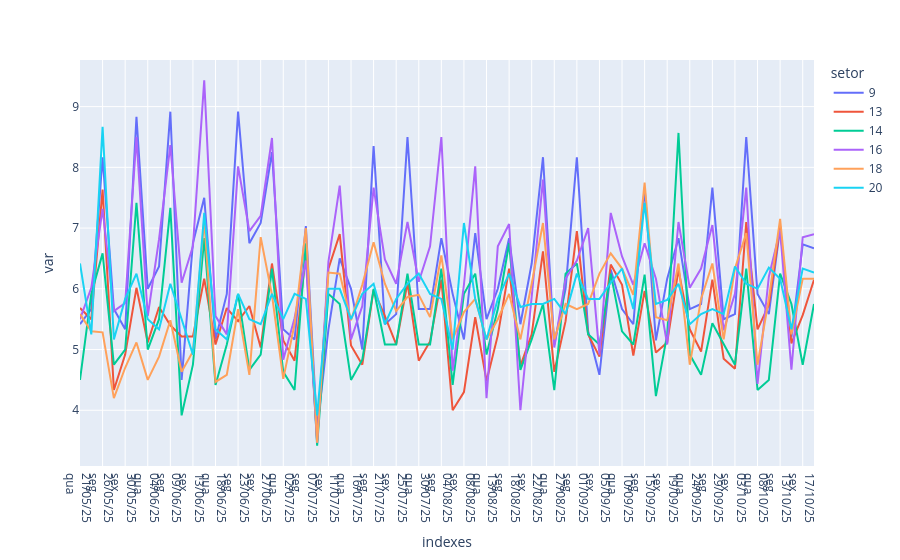

Write notebook code for a chart like this one.
### Code cell
treino  = serie_historica(df, "20/05/2025", "20/10/2025", ["seg","qua","sex"], ["DIURNO"] ,"horas_coleta")

### Figure 1 — Plotly figure (JSON) as saved in the notebook; plotly's stock layout.template omitted (floating-point values rounded to 4 significant figures)
{"data": [{"hovertemplate": "setor=9<br>indexes=%{x}<br>var=%{y}<extra></extra>", "legendgroup": "9", "line": {"color": "#636efa", "dash": "solid"}, "marker": {"symbol": "circle"}, "mode": "lines", "name": "9", "orientation": "v", "showlegend": true, "type": "scatter", "x": ["21/05/25<br>qua", "23/05/25<br>sex", "26/05/25<br>seg", "28/05/25<br>qua", "30/05/25<br>sex", "02/06/25<br>seg", "04/06/25<br>qua", "06/06/25<br>sex", "09/06/25<br>seg", "11/06/25<br>qua", "13/06/25<br>sex", "16/06/25<br>seg", "18/06/25<br>qua", "20/06/25<br>sex", "23/06/25<br>seg", "25/06/25<br>qua", "27/06/25<br>sex", "30/06/25<br>seg", "02/07/25<br>qua", "04/07/25<br>sex", "07/07/25<br>seg", "09/07/25<br>qua", "11/07/25<br>sex", "14/07/25<br>seg", "16/07/25<br>qua", "18/07/25<br>sex", "21/07/25<br>seg", "23/07/25<br>qua", "25/07/25<br>sex", "28/07/25<br>seg", "30/07/25<br>qua", "01/08/25<br>sex", "04/08/25<br>seg", "06/08/25<br>qua", "08/08/25<br>sex", "11/08/25<br>seg", "13/08/25<br>qua", "15/08/25<br>sex", "18/08/25<br>seg", "20/08/25<br>qua", "22/08/25<br>sex", "25/08/25<br>seg", "27/08/25<br>qua", "29/08/25<br>sex", "01/09/25<br>seg", "03/09/25<br>qua", "05/09/25<br>sex", "08/09/25<br>seg", "10/09/25<br>qua", "12/09/25<br>sex", "15/09/25<br>seg", "17/09/25<br>qua", "19/09/25<br>sex", "22/09/25<br>seg", "24/09/25<br>qua", "26/09/25<br>sex", "29/09/25<br>seg", "01/10/25<br>qua", "03/10/25<br>sex", "06/10/25<br>seg", "08/10/25<br>qua", "10/10/25<br>sex", "13/10/25<br>seg", "15/10/25<br>qua", "17/10/25<br>sex", "20/10/25<br>seg"], "xaxis": "x", "y": [5.417, 5.667, 8.167, 5.667, 5.333, 8.833, 6.0, 6.367, 8.917, 4.5, 6.75, 7.5, 5.167, 5.917, 8.917, 6.75, 7.083, 8.25, 5.333, 5.167, 7.033, 3.683, 5.333, 6.5, 6.0, 5.0, 8.35, 5.417, 5.583, 8.5, 5.667, 5.667, 6.833, 5.917, 5.167, 6.917, 5.5, 6.0, 6.833, 5.417, 6.417, 8.167, 5.083, 6.0, 8.167, 5.3, 4.583, 6.317, 5.667, 5.417, 7.667, 5.15, 6.167, 6.833, 5.667, 5.75, 7.667, 5.5, 5.583, 8.5, 5.917, 5.583, 7.0, 5.2, 6.733, 6.667], "yaxis": "y"}, {"hovertemplate": "setor=13<br>indexes=%{x}<br>var=%{y}<extra></extra>", "legendgroup": "13", "line": {"color": "#EF553B", "dash": "solid"}, "marker": {"symbol": "circle"}, "mode": "lines", "name": "13", "orientation": "v", "showlegend": true, "type": "scatter", "x": ["21/05/25<br>qua", "23/05/25<br>sex", "26/05/25<br>seg", "28/05/25<br>qua", "30/05/25<br>sex", "02/06/25<br>seg", "04/06/25<br>qua", "06/06/25<br>sex", "09/06/25<br>seg", "11/06/25<br>qua", "13/06/25<br>sex", "16/06/25<br>seg", "18/06/25<br>qua", "20/06/25<br>sex", "23/06/25<br>seg", "25/06/25<br>qua", "27/06/25<br>sex", "30/06/25<br>seg", "02/07/25<br>qua", "04/07/25<br>sex", "07/07/25<br>seg", "09/07/25<br>qua", "11/07/25<br>sex", "14/07/25<br>seg", "16/07/25<br>qua", "18/07/25<br>sex", "21/07/25<br>seg", "23/07/25<br>qua", "25/07/25<br>sex", "28/07/25<br>seg", "30/07/25<br>qua", "01/08/25<br>sex", "04/08/25<br>seg", "06/08/25<br>qua", "08/08/25<br>sex", "11/08/25<br>seg", "13/08/25<br>qua", "15/08/25<br>sex", "18/08/25<br>seg", "20/08/25<br>qua", "22/08/25<br>sex", "25/08/25<br>seg", "27/08/25<br>qua", "29/08/25<br>sex", "01/09/25<br>seg", "03/09/25<br>qua", "05/09/25<br>sex", "08/09/25<br>seg", "10/09/25<br>qua", "12/09/25<br>sex", "15/09/25<br>seg", "17/09/25<br>qua", "19/09/25<br>sex", "22/09/25<br>seg", "24/09/25<br>qua", "26/09/25<br>sex", "29/09/25<br>seg", "01/10/25<br>qua", "03/10/25<br>sex", "06/10/25<br>seg", "08/10/25<br>qua", "10/10/25<br>sex", "13/10/25<br>seg", "15/10/25<br>qua", "17/10/25<br>sex", "20/10/25<br>seg"], "xaxis": "x", "y": [5.683, 5.5, 7.633, 4.333, 4.917, 6.017, 5.117, 5.7, 5.4, 5.217, 5.217, 6.167, 5.083, 5.683, 5.467, 5.717, 5.033, 6.417, 5.15, 4.817, 6.583, 3.5, 6.333, 6.9, 5.067, 4.75, 5.983, 5.55, 5.083, 6.1, 4.817, 5.133, 6.15, 4.0, 4.3, 5.533, 4.483, 5.233, 6.333, 4.733, 5.25, 6.617, 4.633, 5.467, 6.95, 5.25, 4.883, 6.4, 6.067, 4.9, 5.967, 4.95, 5.117, 6.317, 5.333, 4.967, 6.15, 4.85, 4.683, 7.1, 5.333, 5.733, 7.033, 5.1, 5.567, 6.15], "yaxis": "y"}, {"hovertemplate": "setor=14<br>indexes=%{x}<br>var=%{y}<extra></extra>", "legendgroup": "14", "line": {"color": "#00cc96", "dash": "solid"}, "marker": {"symbol": "circle"}, "mode": "lines", "name": "14", "orientation": "v", "showlegend": true, "type": "scatter", "x": ["21/05/25<br>qua", "23/05/25<br>sex", "26/05/25<br>seg", "28/05/25<br>qua", "30/05/25<br>sex", "02/06/25<br>seg", "04/06/25<br>qua", "06/06/25<br>sex", "09/06/25<br>seg", "11/06/25<br>qua", "13/06/25<br>sex", "16/06/25<br>seg", "18/06/25<br>qua", "20/06/25<br>sex", "23/06/25<br>seg", "25/06/25<br>qua", "27/06/25<br>sex", "30/06/25<br>seg", "02/07/25<br>qua", "04/07/25<br>sex", "07/07/25<br>seg", "09/07/25<br>qua", "11/07/25<br>sex", "14/07/25<br>seg", "16/07/25<br>qua", "18/07/25<br>sex", "21/07/25<br>seg", "23/07/25<br>qua", "25/07/25<br>sex", "28/07/25<br>seg", "30/07/25<br>qua", "01/08/25<br>sex", "04/08/25<br>seg", "06/08/25<br>qua", "08/08/25<br>sex", "11/08/25<br>seg", "13/08/25<br>qua", "15/08/25<br>sex", "18/08/25<br>seg", "20/08/25<br>qua", "22/08/25<br>sex", "25/08/25<br>seg", "27/08/25<br>qua", "29/08/25<br>sex", "01/09/25<br>seg", "03/09/25<br>qua", "05/09/25<br>sex", "08/09/25<br>seg", "10/09/25<br>qua", "12/09/25<br>sex", "15/09/25<br>seg", "17/09/25<br>qua", "19/09/25<br>sex", "22/09/25<br>seg", "24/09/25<br>qua", "26/09/25<br>sex", "29/09/25<br>seg", "01/10/25<br>qua", "03/10/25<br>sex", "06/10/25<br>seg", "08/10/25<br>qua", "10/10/25<br>sex", "13/10/25<br>seg", "15/10/25<br>qua", "17/10/25<br>sex", "20/10/25<br>seg"], "xaxis": "x", "y": [4.5, 5.917, 6.583, 4.75, 5.0, 7.417, 5.0, 5.5, 7.333, 3.917, 4.75, 6.833, 4.417, 5.083, 5.917, 4.667, 4.917, 6.333, 4.633, 4.333, 6.75, 3.417, 5.917, 5.75, 4.5, 4.833, 6.0, 5.083, 5.083, 6.25, 5.083, 5.083, 6.333, 4.417, 5.917, 6.25, 4.917, 5.667, 6.75, 4.667, 5.167, 5.75, 4.333, 6.25, 6.417, 5.25, 5.083, 6.25, 5.3, 5.083, 6.233, 4.233, 5.25, 8.567, 4.917, 4.583, 5.433, 5.083, 4.75, 6.333, 4.333, 4.5, 6.25, 5.75, 4.75, 5.75], "yaxis": "y"}, {"hovertemplate": "setor=16<br>indexes=%{x}<br>var=%{y}<extra></extra>", "legendgroup": "16", "line": {"color": "#ab63fa", "dash": "solid"}, "marker": {"symbol": "circle"}, "mode": "lines", "name": "16", "orientation": "v", "showlegend": true, "type": "scatter", "x": ["21/05/25<br>qua", "23/05/25<br>sex", "26/05/25<br>seg", "28/05/25<br>qua", "30/05/25<br>sex", "02/06/25<br>seg", "04/06/25<br>qua", "06/06/25<br>sex", "09/06/25<br>seg", "11/06/25<br>qua", "13/06/25<br>sex", "16/06/25<br>seg", "18/06/25<br>qua", "20/06/25<br>sex", "23/06/25<br>seg", "25/06/25<br>qua", "27/06/25<br>sex", "30/06/25<br>seg", "02/07/25<br>qua", "04/07/25<br>sex", "07/07/25<br>seg", "09/07/25<br>qua", "11/07/25<br>sex", "14/07/25<br>seg", "16/07/25<br>qua", "18/07/25<br>sex", "21/07/25<br>seg", "23/07/25<br>qua", "25/07/25<br>sex", "28/07/25<br>seg", "30/07/25<br>qua", "01/08/25<br>sex", "04/08/25<br>seg", "06/08/25<br>qua", "08/08/25<br>sex", "11/08/25<br>seg", "13/08/25<br>qua", "15/08/25<br>sex", "18/08/25<br>seg", "20/08/25<br>qua", "22/08/25<br>sex", "25/08/25<br>seg", "27/08/25<br>qua", "29/08/25<br>sex", "01/09/25<br>seg", "03/09/25<br>qua", "05/09/25<br>sex", "08/09/25<br>seg", "10/09/25<br>qua", "12/09/25<br>sex", "15/09/25<br>seg", "17/09/25<br>qua", "19/09/25<br>sex", "22/09/25<br>seg", "24/09/25<br>qua", "26/09/25<br>sex", "29/09/25<br>seg", "01/10/25<br>qua", "03/10/25<br>sex", "06/10/25<br>seg", "08/10/25<br>qua", "10/10/25<br>sex", "13/10/25<br>seg", "15/10/25<br>qua", "17/10/25<br>sex", "20/10/25<br>seg"], "xaxis": "x", "y": [5.5, 6.017, 7.317, 5.633, 5.767, 8.5, 5.55, 6.817, 8.367, 6.1, 6.7, 9.433, 5.55, 5.25, 8.017, 6.95, 7.2, 8.483, 4.833, 5.517, 6.467, 3.467, 6.45, 7.7, 5.167, 5.717, 7.667, 6.483, 6.083, 7.1, 6.117, 6.7, 8.5, 4.65, 6.067, 8.017, 4.2, 6.7, 7.067, 4.0, 5.867, 7.8, 5.033, 6.167, 6.467, 7.0, 4.917, 7.25, 6.533, 6.067, 6.75, 6.167, 5.083, 7.1, 6.017, 6.333, 7.05, 5.317, 5.917, 7.667, 4.433, 6.2, 6.967, 4.667, 6.85, 6.9], "yaxis": "y"}, {"hovertemplate": "setor=18<br>indexes=%{x}<br>var=%{y}<extra></extra>", "legendgroup": "18", "line": {"color": "#FFA15A", "dash": "solid"}, "marker": {"symbol": "circle"}, "mode": "lines", "name": "18", "orientation": "v", "showlegend": true, "type": "scatter", "x": ["21/05/25<br>qua", "23/05/25<br>sex", "26/05/25<br>seg", "28/05/25<br>qua", "30/05/25<br>sex", "02/06/25<br>seg", "04/06/25<br>qua", "06/06/25<br>sex", "09/06/25<br>seg", "11/06/25<br>qua", "13/06/25<br>sex", "16/06/25<br>seg", "18/06/25<br>qua", "20/06/25<br>sex", "23/06/25<br>seg", "25/06/25<br>qua", "27/06/25<br>sex", "30/06/25<br>seg", "02/07/25<br>qua", "04/07/25<br>sex", "07/07/25<br>seg", "09/07/25<br>qua", "11/07/25<br>sex", "14/07/25<br>seg", "16/07/25<br>qua", "18/07/25<br>sex", "21/07/25<br>seg", "23/07/25<br>qua", "25/07/25<br>sex", "28/07/25<br>seg", "30/07/25<br>qua", "01/08/25<br>sex", "04/08/25<br>seg", "06/08/25<br>qua", "08/08/25<br>sex", "11/08/25<br>seg", "13/08/25<br>qua", "15/08/25<br>sex", "18/08/25<br>seg", "20/08/25<br>qua", "22/08/25<br>sex", "25/08/25<br>seg", "27/08/25<br>qua", "29/08/25<br>sex", "01/09/25<br>seg", "03/09/25<br>qua", "05/09/25<br>sex", "08/09/25<br>seg", "10/09/25<br>qua", "12/09/25<br>sex", "15/09/25<br>seg", "17/09/25<br>qua", "19/09/25<br>sex", "22/09/25<br>seg", "24/09/25<br>qua", "26/09/25<br>sex", "29/09/25<br>seg", "01/10/25<br>qua", "03/10/25<br>sex", "06/10/25<br>seg", "08/10/25<br>qua", "10/10/25<br>sex", "13/10/25<br>seg", "15/10/25<br>qua", "17/10/25<br>sex", "20/10/25<br>seg"], "xaxis": "x", "y": [5.583, 5.3, 5.283, 4.2, 4.7, 5.117, 4.5, 4.883, 5.483, 4.633, 4.967, 7.133, 4.467, 4.583, 5.667, 4.583, 6.85, 5.9, 4.517, 5.417, 7.0, 3.467, 6.267, 6.25, 5.483, 6.067, 6.767, 6.083, 5.633, 5.867, 5.9, 5.533, 6.55, 5.167, 5.617, 5.833, 5.167, 5.5, 5.917, 5.167, 6.083, 7.083, 5.167, 5.75, 5.667, 5.75, 6.25, 6.583, 6.333, 5.9, 7.75, 5.533, 5.483, 6.417, 4.75, 5.833, 6.417, 5.167, 6.333, 6.917, 4.75, 5.833, 7.15, 5.25, 6.167, 6.167], "yaxis": "y"}, {"hovertemplate": "setor=20<br>indexes=%{x}<br>var=%{y}<extra></extra>", "legendgroup": "20", "line": {"color": "#19d3f3", "dash": "solid"}, "marker": {"symbol": "circle"}, "mode": "lines", "name": "20", "orientation": "v", "showlegend": true, "type": "scatter", "x": ["21/05/25<br>qua", "23/05/25<br>sex", "26/05/25<br>seg", "28/05/25<br>qua", "30/05/25<br>sex", "02/06/25<br>seg", "04/06/25<br>qua", "06/06/25<br>sex", "09/06/25<br>seg", "11/06/25<br>qua", "13/06/25<br>sex", "16/06/25<br>seg", "18/06/25<br>qua", "20/06/25<br>sex", "23/06/25<br>seg", "25/06/25<br>qua", "27/06/25<br>sex", "30/06/25<br>seg", "02/07/25<br>qua", "04/07/25<br>sex", "07/07/25<br>seg", "09/07/25<br>qua", "11/07/25<br>sex", "14/07/25<br>seg", "16/07/25<br>qua", "18/07/25<br>sex", "21/07/25<br>seg", "23/07/25<br>qua", "25/07/25<br>sex", "28/07/25<br>seg", "30/07/25<br>qua", "01/08/25<br>sex", "04/08/25<br>seg", "06/08/25<br>qua", "08/08/25<br>sex", "11/08/25<br>seg", "13/08/25<br>qua", "15/08/25<br>sex", "18/08/25<br>seg", "20/08/25<br>qua", "22/08/25<br>sex", "25/08/25<br>seg", "27/08/25<br>qua", "29/08/25<br>sex", "01/09/25<br>seg", "03/09/25<br>qua", "05/09/25<br>sex", "08/09/25<br>seg", "10/09/25<br>qua", "12/09/25<br>sex", "15/09/25<br>seg", "17/09/25<br>qua", "19/09/25<br>sex", "22/09/25<br>seg", "24/09/25<br>qua", "26/09/25<br>sex", "29/09/25<br>seg", "01/10/25<br>qua", "03/10/25<br>sex", "06/10/25<br>seg", "08/10/25<br>qua", "10/10/25<br>sex", "13/10/25<br>seg", "15/10/25<br>qua", "17/10/25<br>sex", "20/10/25<br>seg"], "xaxis": "x", "y": [6.417, 5.25, 8.667, 5.167, 5.833, 6.25, 5.5, 5.333, 6.083, 5.5, 4.917, 7.25, 5.333, 5.167, 5.917, 5.5, 5.417, 5.917, 5.5, 5.917, 5.833, 3.917, 6.0, 6.0, 5.5, 5.917, 6.083, 5.417, 5.833, 6.083, 6.25, 5.917, 5.833, 5.0, 7.083, 5.833, 5.167, 5.833, 6.25, 5.7, 5.75, 5.75, 5.833, 5.583, 6.25, 5.833, 5.833, 6.1, 6.333, 5.667, 7.417, 5.75, 5.817, 6.083, 5.417, 5.583, 5.667, 5.583, 6.367, 6.083, 6.0, 6.35, 6.167, 5.333, 6.333, 6.267], "yaxis": "y"}], "layout": {"legend": {"title": {"text": "setor"}, "tracegroupgap": 0}, "margin": {"t": 60}, "xaxis": {"anchor": "y", "domain": [0, 1], "title": {"text": "indexes"}}, "yaxis": {"anchor": "x", "domain": [0, 1], "title": {"text": "var"}}}}
